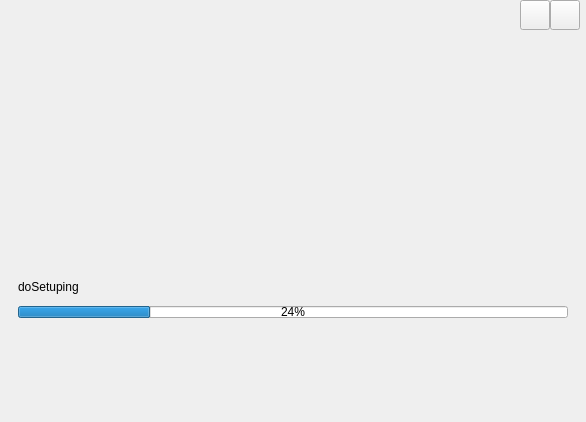
<?xml version="1.0" encoding="UTF-8"?>
<ui version="4.0">
 <class>ProcessWidget</class>
 <widget class="QWidget" name="ProcessWidget">
  <property name="geometry">
   <rect>
    <x>0</x>
    <y>0</y>
    <width>586</width>
    <height>422</height>
   </rect>
  </property>
  <property name="sizePolicy">
   <sizepolicy hsizetype="Fixed" vsizetype="Fixed">
    <horstretch>0</horstretch>
    <verstretch>0</verstretch>
   </sizepolicy>
  </property>
  <property name="windowTitle">
   <string>Form</string>
  </property>
  <property name="styleSheet">
   <string notr="true"/>
  </property>
  <layout class="QVBoxLayout" name="verticalLayout_2">
   <property name="spacing">
    <number>0</number>
   </property>
   <property name="leftMargin">
    <number>0</number>
   </property>
   <property name="topMargin">
    <number>0</number>
   </property>
   <property name="rightMargin">
    <number>0</number>
   </property>
   <property name="bottomMargin">
    <number>0</number>
   </property>
   <item>
    <widget class="PushPicWidget" name="process_title_widget" native="true">
     <property name="sizePolicy">
      <sizepolicy hsizetype="Preferred" vsizetype="Fixed">
       <horstretch>0</horstretch>
       <verstretch>0</verstretch>
      </sizepolicy>
     </property>
     <property name="minimumSize">
      <size>
       <width>586</width>
       <height>255</height>
      </size>
     </property>
     <property name="maximumSize">
      <size>
       <width>586</width>
       <height>255</height>
      </size>
     </property>
     <layout class="QVBoxLayout" name="verticalLayout_3">
      <property name="spacing">
       <number>0</number>
      </property>
      <property name="leftMargin">
       <number>0</number>
      </property>
      <property name="topMargin">
       <number>0</number>
      </property>
      <property name="rightMargin">
       <number>0</number>
      </property>
      <property name="bottomMargin">
       <number>0</number>
      </property>
      <item>
       <widget class="QWidget" name="process_titleBat_widget" native="true">
        <layout class="QHBoxLayout" name="horizontalLayout_2">
         <property name="spacing">
          <number>0</number>
         </property>
         <property name="leftMargin">
          <number>0</number>
         </property>
         <property name="topMargin">
          <number>0</number>
         </property>
         <property name="rightMargin">
          <number>6</number>
         </property>
         <property name="bottomMargin">
          <number>0</number>
         </property>
         <item>
          <spacer name="horizontalSpacer_4">
           <property name="orientation">
            <enum>Qt::Horizontal</enum>
           </property>
           <property name="sizeType">
            <enum>QSizePolicy::Expanding</enum>
           </property>
           <property name="sizeHint" stdset="0">
            <size>
             <width>170</width>
             <height>20</height>
            </size>
           </property>
          </spacer>
         </item>
         <item>
          <widget class="QPushButton" name="min_Btn">
           <property name="sizePolicy">
            <sizepolicy hsizetype="Fixed" vsizetype="Fixed">
             <horstretch>0</horstretch>
             <verstretch>0</verstretch>
            </sizepolicy>
           </property>
           <property name="minimumSize">
            <size>
             <width>30</width>
             <height>30</height>
            </size>
           </property>
           <property name="maximumSize">
            <size>
             <width>30</width>
             <height>30</height>
            </size>
           </property>
           <property name="text">
            <string/>
           </property>
          </widget>
         </item>
         <item>
          <widget class="QPushButton" name="close_Btn">
           <property name="minimumSize">
            <size>
             <width>30</width>
             <height>30</height>
            </size>
           </property>
           <property name="maximumSize">
            <size>
             <width>30</width>
             <height>30</height>
            </size>
           </property>
           <property name="text">
            <string/>
           </property>
          </widget>
         </item>
        </layout>
       </widget>
      </item>
      <item>
       <spacer name="verticalSpacer_4">
        <property name="orientation">
         <enum>Qt::Vertical</enum>
        </property>
        <property name="sizeHint" stdset="0">
         <size>
          <width>20</width>
          <height>80</height>
         </size>
        </property>
       </spacer>
      </item>
     </layout>
    </widget>
   </item>
   <item>
    <widget class="QWidget" name="below_widget" native="true">
     <property name="minimumSize">
      <size>
       <width>0</width>
       <height>166</height>
      </size>
     </property>
     <property name="maximumSize">
      <size>
       <width>16777215</width>
       <height>166</height>
      </size>
     </property>
     <layout class="QVBoxLayout" name="verticalLayout_4">
      <property name="spacing">
       <number>0</number>
      </property>
      <property name="leftMargin">
       <number>0</number>
      </property>
      <property name="topMargin">
       <number>0</number>
      </property>
      <property name="rightMargin">
       <number>0</number>
      </property>
      <property name="bottomMargin">
       <number>0</number>
      </property>
      <item>
       <spacer name="verticalSpacer">
        <property name="orientation">
         <enum>Qt::Vertical</enum>
        </property>
        <property name="sizeType">
         <enum>QSizePolicy::Fixed</enum>
        </property>
        <property name="sizeHint" stdset="0">
         <size>
          <width>20</width>
          <height>22</height>
         </size>
        </property>
       </spacer>
      </item>
      <item>
       <layout class="QHBoxLayout" name="horizontalLayout_3">
        <property name="spacing">
         <number>0</number>
        </property>
        <property name="leftMargin">
         <number>0</number>
        </property>
        <property name="topMargin">
         <number>0</number>
        </property>
        <property name="rightMargin">
         <number>0</number>
        </property>
        <property name="bottomMargin">
         <number>0</number>
        </property>
        <item>
         <spacer name="horizontalSpacer_3">
          <property name="orientation">
           <enum>Qt::Horizontal</enum>
          </property>
          <property name="sizeType">
           <enum>QSizePolicy::Fixed</enum>
          </property>
          <property name="sizeHint" stdset="0">
           <size>
            <width>18</width>
            <height>20</height>
           </size>
          </property>
         </spacer>
        </item>
        <item>
         <widget class="QLabel" name="process_label">
          <property name="minimumSize">
           <size>
            <width>0</width>
            <height>0</height>
           </size>
          </property>
          <property name="maximumSize">
           <size>
            <width>16777215</width>
            <height>16777215</height>
           </size>
          </property>
          <property name="styleSheet">
           <string notr="true"/>
          </property>
          <property name="text">
           <string>doSetuping</string>
          </property>
         </widget>
        </item>
       </layout>
      </item>
      <item>
       <spacer name="verticalSpacer_5">
        <property name="orientation">
         <enum>Qt::Vertical</enum>
        </property>
        <property name="sizeType">
         <enum>QSizePolicy::Fixed</enum>
        </property>
        <property name="sizeHint" stdset="0">
         <size>
          <width>20</width>
          <height>9</height>
         </size>
        </property>
       </spacer>
      </item>
      <item>
       <spacer name="verticalSpacer_3">
        <property name="orientation">
         <enum>Qt::Vertical</enum>
        </property>
        <property name="sizeHint" stdset="0">
         <size>
          <width>20</width>
          <height>2</height>
         </size>
        </property>
       </spacer>
      </item>
      <item>
       <layout class="QHBoxLayout" name="horizontalLayout">
        <property name="spacing">
         <number>0</number>
        </property>
        <property name="leftMargin">
         <number>0</number>
        </property>
        <property name="topMargin">
         <number>0</number>
        </property>
        <property name="rightMargin">
         <number>0</number>
        </property>
        <property name="bottomMargin">
         <number>0</number>
        </property>
        <item>
         <spacer name="horizontalSpacer">
          <property name="orientation">
           <enum>Qt::Horizontal</enum>
          </property>
          <property name="sizeType">
           <enum>QSizePolicy::Fixed</enum>
          </property>
          <property name="sizeHint" stdset="0">
           <size>
            <width>18</width>
            <height>12</height>
           </size>
          </property>
         </spacer>
        </item>
        <item>
         <widget class="QProgressBar" name="progressBar">
          <property name="sizePolicy">
           <sizepolicy hsizetype="Expanding" vsizetype="Expanding">
            <horstretch>0</horstretch>
            <verstretch>0</verstretch>
           </sizepolicy>
          </property>
          <property name="minimumSize">
           <size>
            <width>0</width>
            <height>12</height>
           </size>
          </property>
          <property name="maximumSize">
           <size>
            <width>16777215</width>
            <height>12</height>
           </size>
          </property>
          <property name="value">
           <number>24</number>
          </property>
         </widget>
        </item>
        <item>
         <spacer name="horizontalSpacer_2">
          <property name="orientation">
           <enum>Qt::Horizontal</enum>
          </property>
          <property name="sizeType">
           <enum>QSizePolicy::Fixed</enum>
          </property>
          <property name="sizeHint" stdset="0">
           <size>
            <width>18</width>
            <height>12</height>
           </size>
          </property>
         </spacer>
        </item>
       </layout>
      </item>
      <item>
       <spacer name="verticalSpacer_2">
        <property name="orientation">
         <enum>Qt::Vertical</enum>
        </property>
        <property name="sizeType">
         <enum>QSizePolicy::Fixed</enum>
        </property>
        <property name="sizeHint" stdset="0">
         <size>
          <width>112</width>
          <height>112</height>
         </size>
        </property>
       </spacer>
      </item>
     </layout>
    </widget>
   </item>
  </layout>
 </widget>
 <customwidgets>
  <customwidget>
   <class>PushPicWidget</class>
   <extends>QWidget</extends>
   <header>pushpicwidget.h</header>
   <container>1</container>
  </customwidget>
 </customwidgets>
 <resources/>
 <connections/>
</ui>
